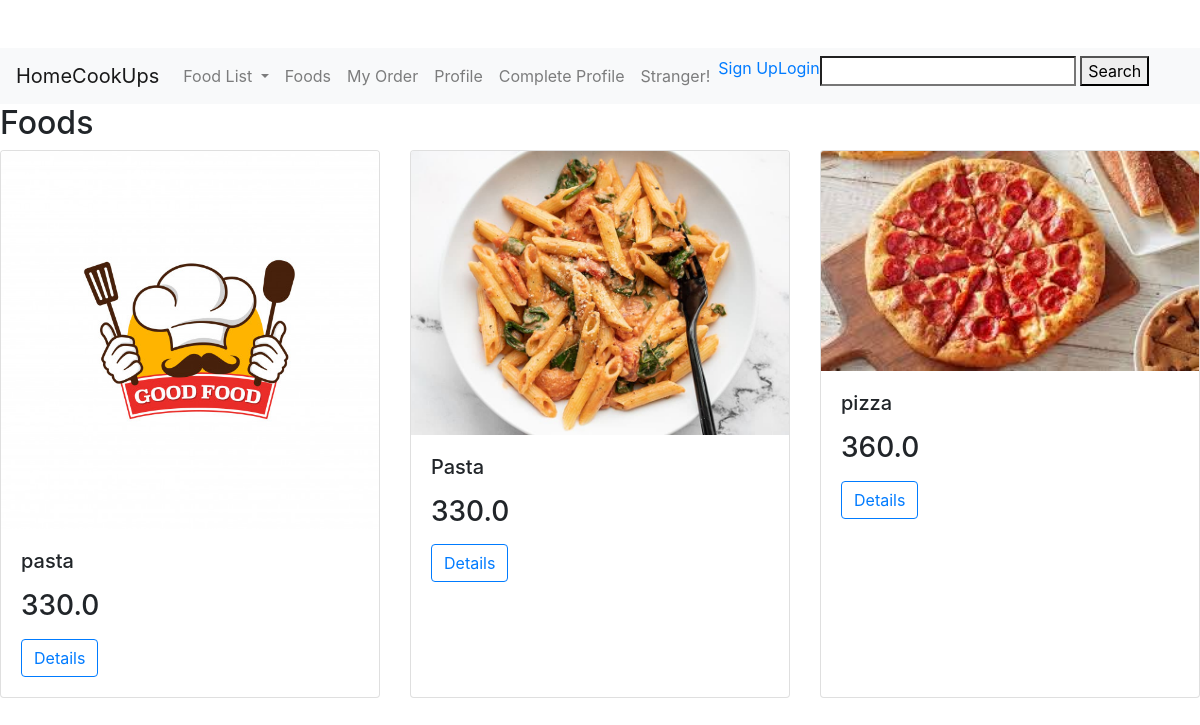
/Food/, run on an earlier commit of the app's database.
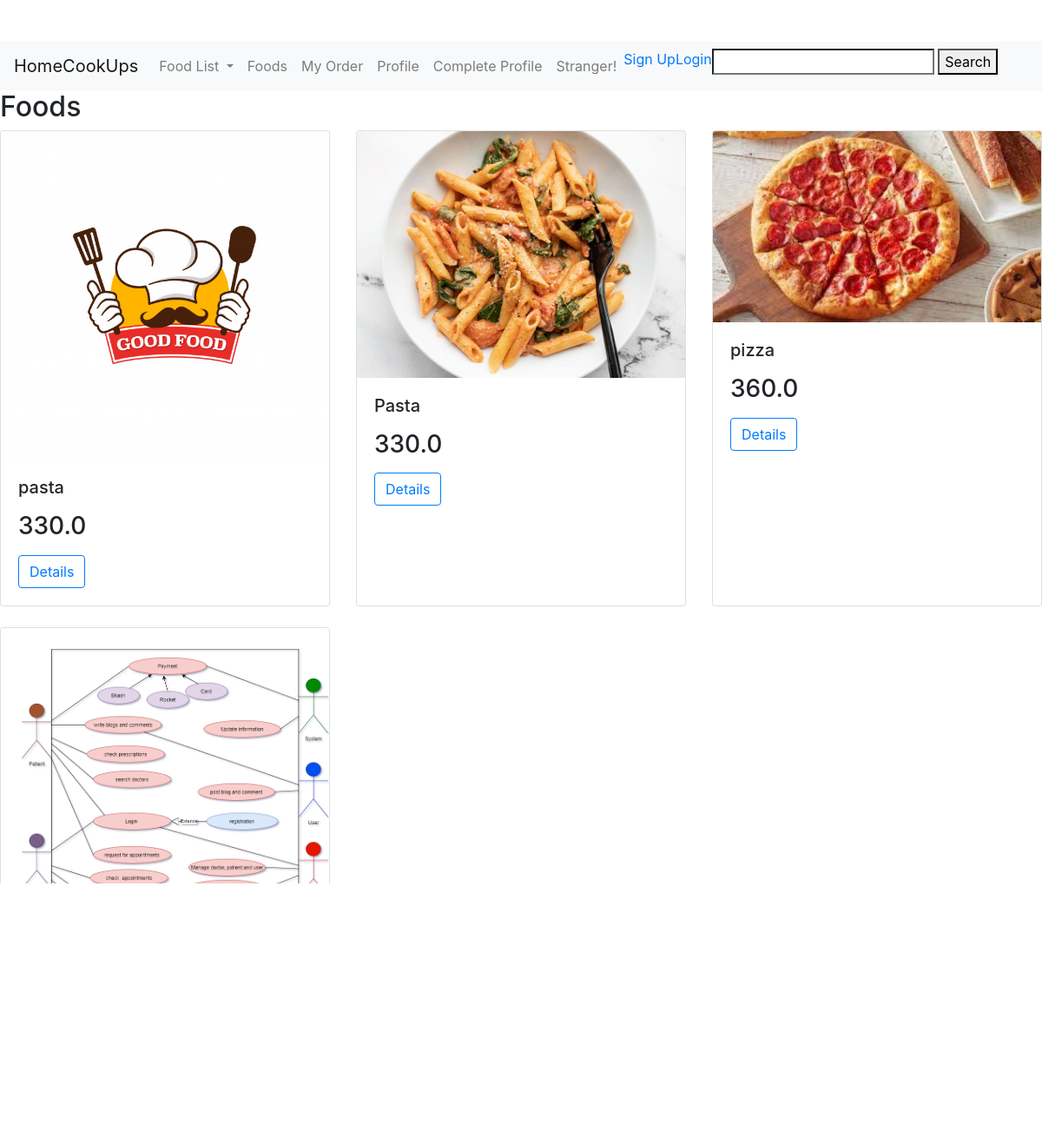
And on a later commit of the database.
### FoodManagement/models.py (models this page shows, shortened)
class Food(models.Model):
    Food_Name = models.CharField(max_length=200)
    Food_Price = models.FloatField(max_length=200)
    Food_Category = models.CharField(max_length=50)
    Food_Image = models.ImageField(upload_to='Foods/images/',blank=True, default="images/default.jpg")
    merchant = models.ForeignKey(Merchant,on_delete=models.SET_NULL,null=True)
    user = models.ForeignKey(User, on_delete=models.SET_NULL, null=True, blank=True)

### FoodManagement/views.py (the view)
# urls.py: path('Food/', food_views.showFoods, name='Food'),
def showFoods(request):
    foodList = Food.objects.all()
    if request.method == 'POST':
        foodList  = Food.objects.filter(Food_Name__icontains = request.POST['search'])
        Food_Category = Food.objects.filter(Food_Category__icontains=request.POST['search'])
        foodList = foodList | Food_Category
    context = {
        'Food': foodList
    }
    return render(request, 'FoodManagement/FoodList.html', context)

### templates/FoodManagement/FoodList.html (shortened to what this page needs)
{% extends 'customer_base.html' %}
{% load static %}
{% block content %}
    <h2>Foods</h2>
    <div class="row row-cols-1 row-cols-md-3">
        {% for f in Food %}
        <div class="col mb-4">
          <div class="card h-100" >
            <img src="{{ f.Food_Image.url }}"class="card-img-top" alt="...">
            <div class="card-body">
              <h5 class="card-title">{{ f.Food_Name }}</h5>
              <p class="card-text">
                  <h3>{{ f.Food_Price }}</h3>
              </p>
                <a href="{{ f.id }}">
                    <button type="button" class="btn btn-outline-primary">Details</button>
                </a>
            </div>
          </div>
        </div>
        {% endfor %}
    </div>
{% endblock content %}

What changed in the data, as far as the page shows it:
added Food: Food_Image (picture)
